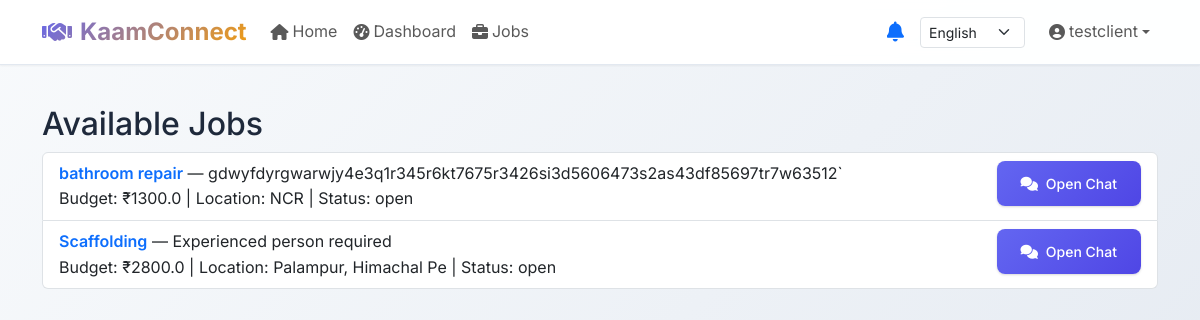
The page /jobs (signed in) on the database its author committed.
### app/models/user.py (models this page shows, shortened)
class User(UserMixin, db.Model):
    __tablename__ = 'users'
    id = db.Column(db.Integer, primary_key=True)
    username = db.Column(db.String(80), unique=True, nullable=False)
    email = db.Column(db.String(120), unique=True, nullable=False)
    password_hash = db.Column(db.String(255))
    phone_number = db.Column(db.String(20))
    user_type = db.Column(db.String(20))  # 'client' or 'worker'
    preferred_language = db.Column(db.String(20))
    created_at = db.Column(db.DateTime, default=datetime.utcnow)
    last_seen = db.Column(db.DateTime, default=datetime.utcnow)
    jobs = db.relationship('Job', backref='creator', lazy=True)
    applications = db.relationship('JobApplication', backref='applicant', lazy=True)
    messages = db.relationship('Message', backref='sender', lazy=True)
    skills = db.relationship('UserSkill', backref='user', lazy='dynamic', cascade='all, delete-orphan')
    @property
    def first_name(self) -> str:
        if not self.username:
            return ''
        for part in self.username.strip().split():
            if part:
                return part
        return ''

class Job(db.Model):
    __tablename__ = 'jobs'
    id = db.Column(db.Integer, primary_key=True)
    title = db.Column(db.String(100), nullable=False)
    description = db.Column(db.Text, nullable=False)
    budget = db.Column(db.Float)
    location = db.Column(db.String(200))
    status = db.Column(db.String(20), default='open')  # open, in_progress, completed
    created_at = db.Column(db.DateTime, default=datetime.utcnow)
    user_id = db.Column(db.Integer, db.ForeignKey('users.id'), nullable=False)
    applications = db.relationship('JobApplication', backref='job', lazy=True)
    messages = db.relationship('Message', backref='job', lazy=True)

### app/routes/main.py (the view)
@main.route('/jobs')
@login_required
def jobs():
    jobs = Job.query.filter_by(status='open').all()
    return render_template('jobs/list.html', jobs=jobs)

### app/services/translation.py (called while the page is built)
    def translate_key(self, key: str, target_lang: str, **kwargs) -> str:
        try:
            target = (self.catalog.get(target_lang) or {}).get(key)
            if not target:
                target = (self.catalog.get('en') or {}).get(key) or key
            if kwargs:
                return target.format(**kwargs)
            return target
        except Exception:
            return key

### app/templates/jobs/list.html
{% extends 'base.html' %}
{% block content %}
<div class="container mt-4">
  <h2>Available Jobs</h2>
  {% if jobs %}
    <ul class="list-group">
      {% for job in jobs %}
        <li class="list-group-item">
          <div class="d-flex justify-content-between align-items-start">
            <div>
              <a href="{{ url_for('jobs.view_job', job_id=job.id) }}" class="fw-semibold text-decoration-none">{{ job.title }}</a> — {{ job.description }}<br>
              Budget: ₹{{ job.budget }} | Location: {{ job.location }} | Status: {{ job.status }}
            </div>
            <div>
              <a class="btn btn-sm btn-primary" href="{{ url_for('chat.chat_room', job_id=job.id) }}">
                <i class="fa fa-comments me-1"></i> Open Chat
              </a>
            </div>
          </div>
        </li>
      {% endfor %}
    </ul>
  {% else %}
    <p>No jobs available at the moment.</p>
  {% endif %}
</div>
{% endblock %}

### app/templates/base.html (shortened to what this page needs)
<!DOCTYPE html>
<html lang="en">
<head>
    <link href="https://cdn.jsdelivr.net/npm/bootstrap@5.3.0/dist/css/bootstrap.min.css" rel="stylesheet">
    <link rel="stylesheet" href="https://cdnjs.cloudflare.com/ajax/libs/font-awesome/6.4.0/css/all.min.css">
    <link rel="stylesheet" href="{{ url_for('static', filename='css/style.css') }}">
</head>
<body>
    <nav class="navbar navbar-expand-lg">
        <div class="container">
            <a class="navbar-brand d-flex align-items-center" href="{{ url_for('main.index') }}">
                <i class="fas fa-handshake me-2"></i>
                KaamConnect
            </a>
            <div class="collapse navbar-collapse" id="navbarNav">
                <ul class="navbar-nav me-auto">
                    <li class="nav-item">
                        <a class="nav-link d-flex align-items-center" href="{{ url_for('main.index') }}">
                            <i class="fas fa-home me-1"></i>
                            <span data-i18n-key="home">{{ t('home') if t('home') != 'home' else 'Home' }}</span>
                        </a>
                    </li>
                    {% if current_user.is_authenticated %}
                    <li class="nav-item">
                        <a class="nav-link d-flex align-items-center" href="{{ url_for('main.dashboard') }}">
                            <i class="fas fa-tachometer-alt me-1"></i>
                            <span data-i18n-key="dashboard">{{ t('dashboard') if t('dashboard') != 'dashboard' else 'Dashboard' }}</span>
                        </a>
                    </li>
                    <li class="nav-item">
                        <a class="nav-link d-flex align-items-center" href="{{ url_for('main.jobs') }}">
                            <i class="fas fa-briefcase me-1"></i>
                            <span data-i18n-key="jobs">{{ t('jobs') if t('jobs') != 'jobs' else 'Jobs' }}</span>
                        </a>
                    </li>
                    {% endif %}
                </ul>
                <ul class="navbar-nav align-items-center">
                    {% if current_user.is_authenticated %}
                    <li class="nav-item me-3">
                        <div class="position-relative">
                            <button class="btn btn-link p-0 text-decoration-none" id="notificationBtn">
                                <i class="fas fa-bell fs-5"></i>
                            </button>
                        </div>
                    </li>
                    {% endif %}
                    <li class="nav-item me-3">
                        {% include '_language_dropdown.html' %}
                    </li>
                    {% if current_user.is_authenticated %}
                    <li class="nav-item dropdown">
                        <a class="nav-link dropdown-toggle d-flex align-items-center" href="#" id="userDropdown" role="button" data-bs-toggle="dropdown">
                            <i class="fas fa-user-circle me-1"></i>
                            {{ current_user.first_name or current_user.username }}
                        </a>
                    </li>
                    {% endif %}
                </ul>
            </div>
        </div>
    </nav>
    <div class="toast-container position-fixed top-0 end-0 p-3" style="z-index: 1055;">
    </div>
    <main class="container-fluid px-4 py-3">
        {% block content %}{% endblock %}
    </main>
</body>
</html>

### app/templates/_language_dropdown.html (shortened to what this page needs)
<form method="POST" action="{{ url_for('language.set_language') }}" class="d-inline">
  {% set sel = current_user.preferred_language if current_user.is_authenticated else (session.get('preferred_language') or 'en') %}
  <select name="language" onchange="this.form.submit()" class="form-select form-select-sm" style="width:auto;display:inline-block;vertical-align:middle;">
    <option value="en" {% if sel == 'en' %}selected{% endif %}>English</option>
  </select>
</form>

### app/static/css/style.css (style rules this page uses)
:root { --primary-color: #6366f1; --primary-dark: #4f46e5; --primary-light: #a5b4fc; --secondary-color: #f59e0b; --success-color: #10b981; --danger-color: #ef4444; --warning-color: #f59e0b; --info-color: #3b82f6; --light-color: #f8fafc; --dark-color: #1e293b; --gray-100: #f1f5f9; --gray-200: #e2e8f0; --gray-300: #cbd5e1; --gray-400: #94a3b8; --gray-500: #64748b; --gray-600: #475569; --gray-700: #334155; --gray-800: #1e293b; --gray-900: #0f172a; --border-radius: 12px; --border-radius-sm: 8px; --border-radius-lg: 16px; --shadow-sm: 0 1px 2px 0 rgba(0, 0, 0, 0.05); --shadow: 0 1px 3px 0 rgba(0, 0, 0, 0.1), 0 1px 2px 0 rgba(0, 0, 0, 0.06); --shadow-md: 0 4px 6px -1px rgba(0, 0, 0, 0.1), 0 2px 4px -1px rgba(0, 0, 0, 0.06); --shadow-lg: 0 10px 15px -3px rgba(0, 0, 0, 0.1), 0 4px 6px -2px rgba(0, 0, 0, 0.05); --shadow-xl: 0 20px 25px -5px rgba(0, 0, 0, 0.1), 0 10px 10px -5px rgba(0, 0, 0, 0.04); }
* { box-sizing: border-box; }
body { background: linear-gradient(135deg, #f8fafc 0%, #e2e8f0 100%); font-family: 'Inter', -apple-system, BlinkMacSystemFont, 'Segoe UI', Roboto, sans-serif; line-height: 1.6; color: var(--gray-800); min-height: 100vh; }
.navbar { background: rgba(255, 255, 255, 0.95) !important; backdrop-filter: blur(10px); border-bottom: 1px solid var(--gray-200); box-shadow: var(--shadow-sm); transition: all 0.3s ease; }
.navbar-brand { font-weight: 700; font-size: 1.5rem; background: linear-gradient(135deg, var(--primary-color), var(--secondary-color)); -webkit-background-clip: text; -webkit-text-fill-color: transparent; background-clip: text; }
.btn { border-radius: var(--border-radius-sm); font-weight: 500; padding: 0.75rem 1.5rem; transition: all 0.2s ease; border: none; position: relative; overflow: hidden; }
.btn-primary { background: linear-gradient(135deg, var(--primary-color), var(--primary-dark)); color: white; box-shadow: var(--shadow); }
.toast-container { position: fixed; top: 1rem; right: 1rem; z-index: 1050; }

### rows shown on the page
User: language "English", username "testclient"
Job: title "bathroom repair", description "gdwyfdyrgwarwjy4e3q1r345r6kt7675r3426si3d5606473s2as43df85697tr7w63512`", budget "1300.0", location "NCR", status "open"
Job: title "Scaffolding", description "Experienced person required", budget "2800.0", location "Palampur, Himachal Pe", status "open"

### other values the page prints
{{ t('home') if t('home') != 'home' else 'Home' }} "Home"
{{ t('dashboard') if t('dashboard') != 'dashboard' else 'Dashboard' }} "Dashboard"
{{ t('jobs') if t('jobs') != 'jobs' else 'Jobs' }} "Jobs"
